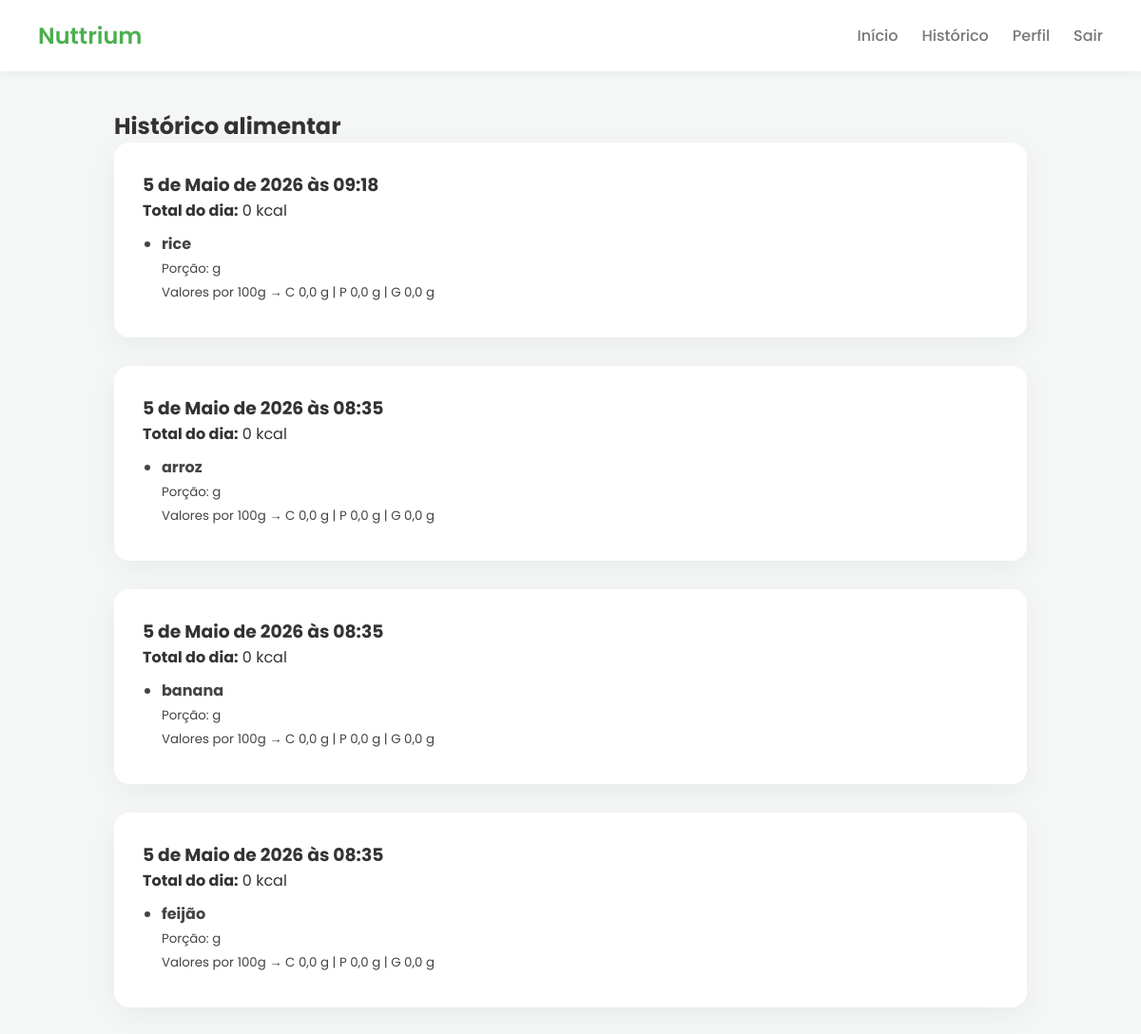
Page /historico/ (signed in) on the earlier database version.
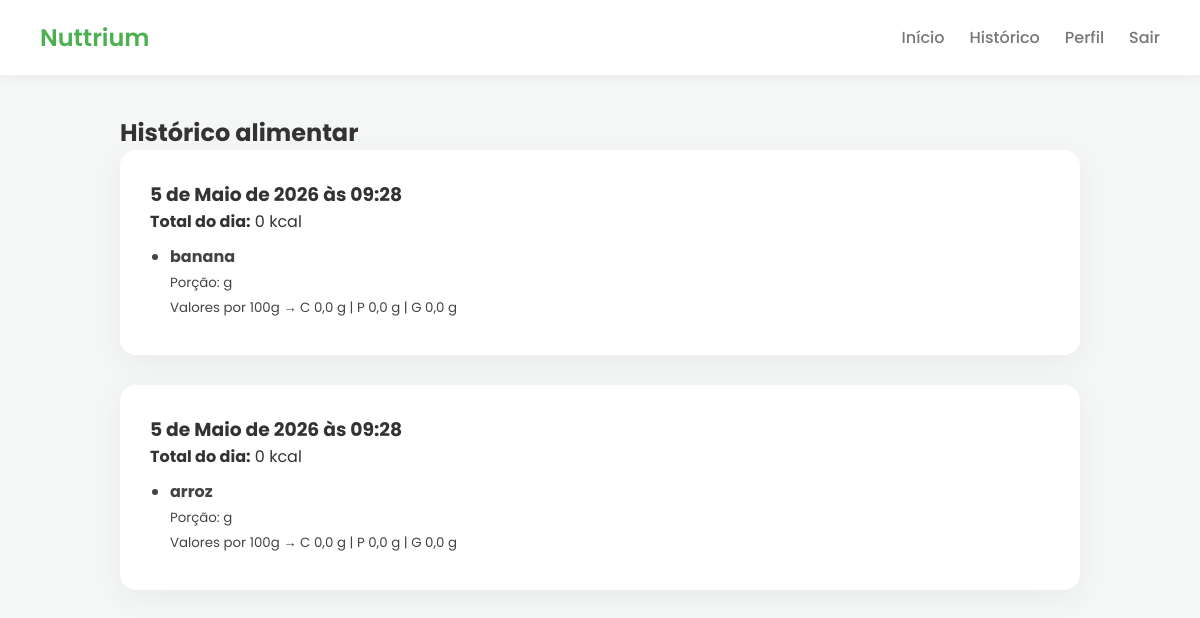
Same page on the later database version.
### refeicoes/models.py (models this page shows)
class Refeicao(models.Model):
    user = models.ForeignKey(User, on_delete=models.CASCADE)
    nome = models.CharField(max_length=200)
    quantidade = models.FloatField()
    carboidratos = models.FloatField(default=0)
    proteinas = models.FloatField(default=0)
    gorduras = models.FloatField(default=0)
    data = models.DateTimeField(auto_now_add=True)
    def calorias(self):
        carbo = self.carboidratos or 0
        prot = self.proteinas or 0
        gord = self.gorduras or 0
        calorias = (carbo * 4) + (prot * 4) + (gord * 9)
        return round(calorias, 2)

### alimentacao/views.py (the view)
# urls.py: path("historico/", views.historico, name="historico"),
@login_required
def historico(request):
    refeicoes = Refeicao.objects.filter(user=request.user).order_by("-data")
    dias = defaultdict(list)
    for r in refeicoes:
        dias[r.data].append(r)
    historico_formatado = []
    for data, itens in dias.items():
        total = sum(r.calorias() for r in itens)
        historico_formatado.append({
            "data": data,
            "total": total,
            "itens": itens
        })
    return render(request, "historico.html", {
        "dias": historico_formatado
    })

### alimentacao/templates/historico.html
{% extends 'base.html' %}
{% block content %}
<h2>Histórico alimentar</h2>
{% for dia in dias %}
  <div class="card">
    <h3>{{ dia.data }}</h3>
    <p><strong>Total do dia:</strong> {{ dia.total|floatformat:0 }} kcal</p>
    <ul class="lista-alimentos">
      {% for r in dia.itens %}
        <li>
          <strong>{{ r.nome }}</strong><br>
          <small>
            Porção: {{ r.porcao }} g<br>
            Valores por 100g →
            C {{ r.carboidratos|floatformat:1 }} g |
            P {{ r.proteinas|floatformat:1 }} g |
            G {{ r.gorduras|floatformat:1 }} g
          </small>
        </li>
      {% endfor %}
    </ul>
  </div>
{% empty %}
  <p>Nenhum registro ainda.</p>
{% endfor %}
{% endblock %}

### alimentacao/templates/base.html (shortened to what this page needs)
{% load static %}
<!DOCTYPE html>
<html lang="pt-br">
<head>
  <link rel="stylesheet" href="{% static 'css/styles.css' %}">
</head>
<body>
<header>
  <nav>
    <h1>Nuttrium</h1>
  <ul>
{% if user.is_authenticated %}
  <li><a href="{% url 'dashboard' %}">Início</a></li>
  <li><a href="{% url 'historico' %}">Histórico</a></li>
  <li><a href="{% url 'perfil' %}">Perfil</a></li>
  <li>
    <form method="post" action="{% url 'logout' %}">
      <button type="submit" class="nav-link">Sair</button>
    </form>
  </li>
{% else %}
  <li><a href="{% url 'login' %}">Entrar</a></li>
  <li><a href="{% url 'cadastro' %}">Criar conta</a></li>
{% endif %}
</ul>
  </nav>
</header>
<main>
  {% block content %}{% endblock %}
</main>
</body>
</html>

### alimentacao/static/css/styles.css (style rules this page uses)
:root { --verde: #4CAF50; --verde-escuro: #16771b; --fundo: #f4f7f6; --card: #ffffff; --texto: #333; --cinza: #777; }
* { margin: 0; padding: 0; box-sizing: border-box; font-family: 'Poppins', sans-serif; }
body { background: var(--fundo); color: var(--texto); }
header { background: var(--card); padding: 20px 40px; box-shadow: 0 2px 10px rgba(0,0,0,.05); }
nav { display: flex; justify-content: space-between; align-items: center; }
nav h1 { color: var(--verde); font-weight: 600; }
nav ul { list-style: none; display: flex; gap: 25px; }
nav a { text-decoration: none; color: var(--cinza); font-weight: 500; }
nav .nav-link { background: none; border: none; padding: 0; font: inherit; text-decoration: none; color: var(--cinza); font-weight: 500; cursor: pointer; }
main { max-width: 1000px; margin: 40px auto; padding: 0 20px; }
.card { background: var(--card); padding: 30px; border-radius: 16px; box-shadow: 0 8px 30px rgba(0,0,0,.05); margin-bottom: 30px; }
form { display: grid; gap: 15px; }
input, select, button { padding: 12px; border-radius: 10px; border: 1px solid #ddd; font-size: 14px; }
button { background: var(--verde); color: white; border: none; cursor: pointer; font-weight: 500; }
.lista-alimentos { margin-top: 10px; padding-left: 20px; }
.lista-alimentos li { margin-bottom: 6px; color: #444; }

Differences in the rows shown:
removed Refeicao: data "5 de Maio de 2026 às 09:18", nome "rice", carboidratos "0,0", proteinas "0,0", gorduras "0,0"
removed Refeicao: data "5 de Maio de 2026 às 08:35", nome "arroz", carboidratos "0,0", proteinas "0,0", gorduras "0,0"
removed Refeicao: data "5 de Maio de 2026 às 08:35", nome "banana", carboidratos "0,0", proteinas "0,0", gorduras "0,0"
removed Refeicao: data "5 de Maio de 2026 às 08:35", nome "feijão", carboidratos "0,0", proteinas "0,0", gorduras "0,0"
added Refeicao: data "5 de Maio de 2026 às 09:28", nome "banana", carboidratos "0,0", proteinas "0,0", gorduras "0,0"
added Refeicao: data "5 de Maio de 2026 às 09:28", nome "arroz", carboidratos "0,0", proteinas "0,0", gorduras "0,0"
Other differences:
new list line: "Total do dia: 0 kcal"
list line gone: "Total do dia: 0 kcal"
